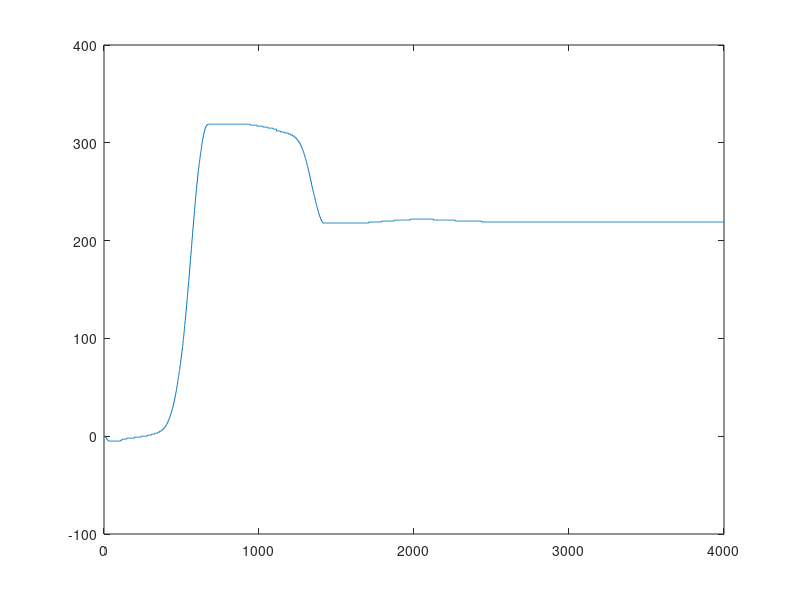

Write the MATLAB code that produced this figure.
clear;
close all;

%prompt = 'Enter Joint Data:' ;
%fileName = input(prompt,'s');
%fileName1 = [fileName, '.mat'];
%load(fileName,'-mat') 
load('golden4.mat');

figure
plot(Trial4);

[DogLegDataKnee] = Trial1(:,1);
[DogLegDataHip] = Trial4(:,2);

plot(DogLegDataKnee);

baudRate = 115200;
RPM = 7500;
